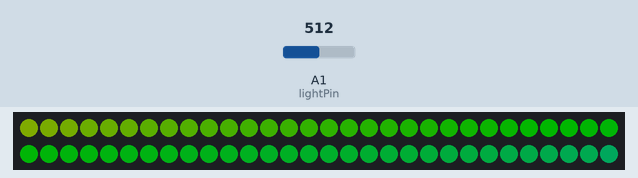
Bench run of a sketch on a simulated Arduino Uno, built with avr-gcc and run on an emulated ATmega328P. Shown: 60 RGB LEDs in strip order, left to right, continuing on the next row. The inputs (shaded band) are chosen by the test bench; at power-on: A1 (lightPin) = 512. Dim RGB values are drawn brighter than linear.

Above: at 1.2 s.
1.3 s: A1 (lightPin) set to 0
At 2.4 s:
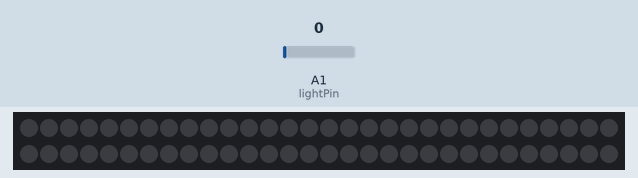
2.8 s: A1 (lightPin) set to 1023
At 2.96 s:
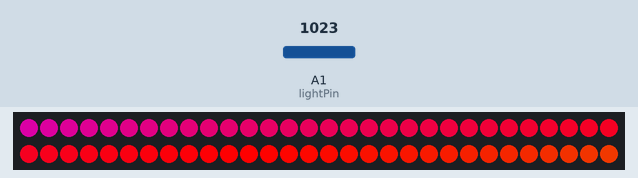
5.8 s: A1 (lightPin) set to 122
At 6.07 s:
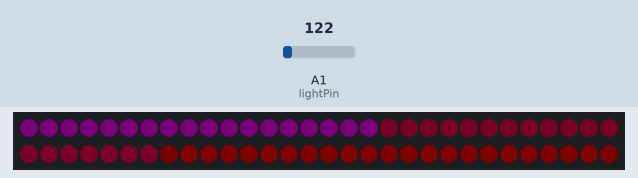
8.8 s: A1 (lightPin) set to 265
At 9.08 s:
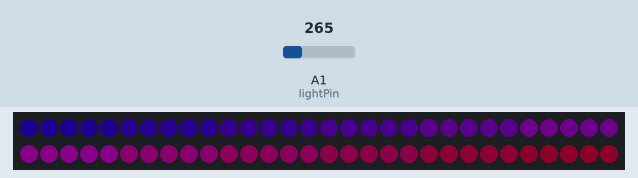
11.8 s: A1 (lightPin) set to 122
At 12.1 s:
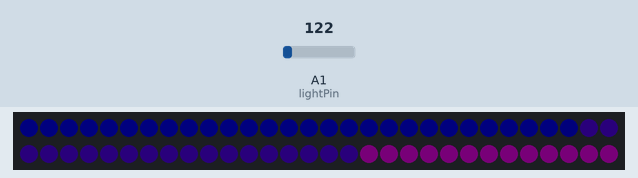
Timing chart, 0 to 14.8 s (numbered marks = the images above; inputs shaded):
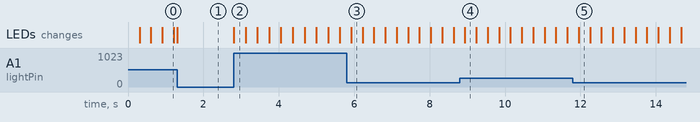

The sketch:

day5_lightbow.ino
```cpp
#include "FastLED.h"

#define NUM_LEDS 60

CRGB leds[NUM_LEDS];
int lightPin = 15;

void setup() { FastLED.addLeds<WS2811, 3>(leds, 60); }

void loop() {
  rainbow(10);
}

void rainbow(int wait) {

  for(int j = 1; j<255; j++) {
    int reading = analogRead(lightPin);
    int brightness = (int)((reading/4));
    for(int i = 0; i < NUM_LEDS; i++) {
      leds[i] = CHSV((i+j), 255, brightness);
    }
    FastLED.show();
    delay(wait); }
}
```

Measured:
- after the input at 1.3 s, the LEDs: change at once (image 1)
- after the input at 2.8 s, the LEDs: change at once (image 2)
- after the input at 5.8 s, the LEDs: change after 0.12 s (image 3)
- after the input at 8.8 s, the LEDs: change after 0.14 s (image 4)
- after the input at 11.8 s, the LEDs: change after 0.15 s (image 5)
